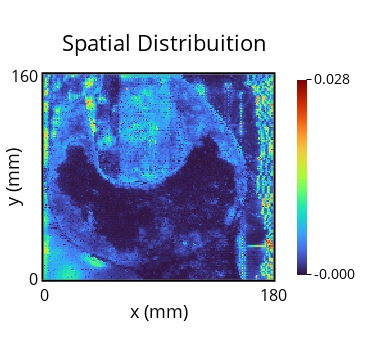

Notebook code for this chart:
### Code cell
def create_spectral_image_plot(data_handler):
    wv = 670.76
    slice_data = data_handler.dataset[:, :, data_handler.wavelength_to_index(wv)]
    
    # Create the figure without colorbar and title
    fig = px.imshow(
        slice_data,
        color_continuous_scale='turbo',
        labels={'color': 'Intensity'}
    )

    # Adjust layout to match the style
    fig.update_layout(
        width=365,
        height=355,
        title={
            'text': "Spatial Distribuition",
            'x': 0.45,
            'y': 0.9,
            'xanchor': 'center',
            'font': {'size': 22}
        },
        margin=dict(l=0, r=0, t=0, b=0),
        xaxis=dict(
            title={
                'text': "x (mm)",
                'font': {'size': 18},
                'standoff': 0,
            },
            range=[0, slice_data.shape[1] - 1],
            tickvals=[1, slice_data.shape[1] - 1],
            ticktext=[0, slice_data.shape[1]],
            tickfont=dict(size=16, color='black'),
            linewidth=2,
            linecolor='black',
            mirror=True
        ),
        yaxis=dict(
            title={
                'text': "y (mm)",
                'font': {'size': 18},
                'standoff': 0,
            },
            range=[0, slice_data.shape[0] - 1],
            tickvals=[1, slice_data.shape[0] - 1],
            ticktext=[slice_data.shape[0], 0],
            tickfont=dict(size=16, color='black'),
            linewidth=2,
            linecolor='black',
            mirror=True
        ),
        plot_bgcolor='rgba(0,0,0,0)',  # Transparent background
        paper_bgcolor='rgba(0,0,0,0)',  # Transparent background
        font=dict(color='black'),
        coloraxis_colorbar=dict(
            thickness=10,
            len=0.64,
            y=0.5,
            x=1.05,
            yanchor='middle',
            ticks='outside',
            tickvals=[slice_data.min(), slice_data.max()],
            ticktext=[f"{slice_data.min():.3f}", f"{slice_data.max():.3f}"],
            tickfont=dict(size=14, color='black'),
            tickcolor='black',
            title={'text': ''}  # Empty title
        )
    )
    return fig

create_spectral_image_plot(data_handler)

### Figure 1 — Plotly figure (JSON) as saved in the notebook; plotly's stock layout.template omitted (floating-point values rounded to 4 significant figures; data arrays with more than 128 entries replaced by an {"elided": "..."} marker saying what was removed)
{"data": [{"coloraxis": "coloraxis", "hovertemplate": "x: %{x}<br>y: %{y}<br>Intensity: %{z}<extra></extra>", "name": "0", "type": "heatmap", "xaxis": "x", "yaxis": "y", "z": {"elided": "160x180 float values"}}], "layout": {"coloraxis": {"colorbar": {"len": 0.64, "thickness": 10, "tickcolor": "black", "tickfont": {"color": "black", "size": 14}, "ticks": "outside", "ticktext": ["-0.000", "0.028"], "tickvals": [-4.957e-05, 0.02813], "title": {"text": ""}, "x": 1.05, "y": 0.5, "yanchor": "middle"}, "colorscale": [[0, "#30123b"], [0.07143, "#4145ab"], [0.1429, "#4675ed"], [0.2143, "#39a2fc"], [0.2857, "#1bcfd4"], [0.3571, "#24eca6"], [0.4286, "#61fc6c"], [0.5, "#a4fc3b"], [0.5714, "#d1e834"], [0.6429, "#f3c63a"], [0.7143, "#fe9b2d"], [0.7857, "#f36315"], [0.8571, "#d93806"], [0.9286, "#b11901"], [1, "#7a0402"]]}, "font": {"color": "black"}, "height": 355, "margin": {"b": 0, "l": 0, "r": 0, "t": 0}, "paper_bgcolor": "rgba(0,0,0,0)", "plot_bgcolor": "rgba(0,0,0,0)", "title": {"font": {"size": 22}, "text": "Spatial Distribuition", "x": 0.45, "xanchor": "center", "y": 0.9}, "width": 365, "xaxis": {"anchor": "y", "constrain": "domain", "domain": [0, 1], "linecolor": "black", "linewidth": 2, "mirror": true, "range": [0, 179], "scaleanchor": "y", "tickfont": {"color": "black", "size": 16}, "ticktext": [0, 180], "tickvals": [1, 179], "title": {"font": {"size": 18}, "standoff": 0, "text": "x (mm)"}}, "yaxis": {"anchor": "x", "autorange": "reversed", "constrain": "domain", "domain": [0, 1], "linecolor": "black", "linewidth": 2, "mirror": true, "range": [0, 159], "tickfont": {"color": "black", "size": 16}, "ticktext": [160, 0], "tickvals": [1, 159], "title": {"font": {"size": 18}, "standoff": 0, "text": "y (mm)"}}}}
